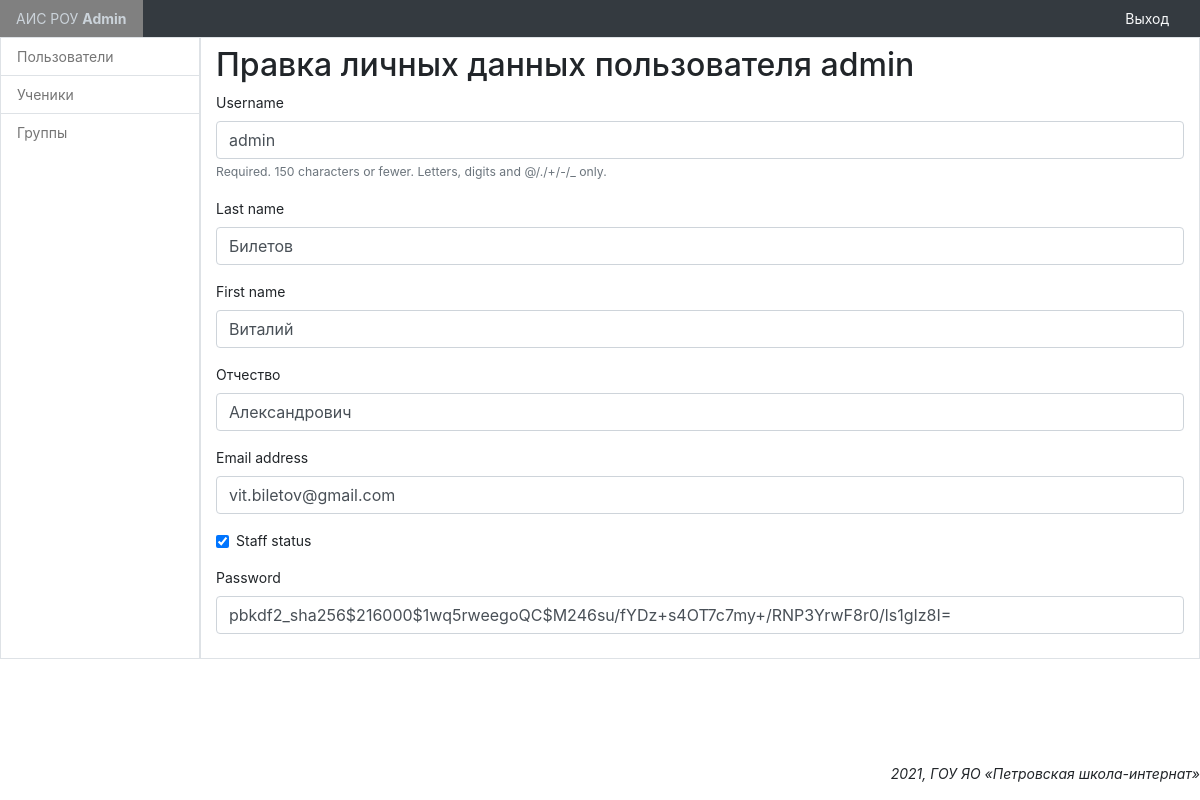
The page /admin_panel/accounts/profile/change/1/ (signed in) on the database its author committed.
### admin_panel/models.py (models this page shows, shortened)
class CustomUser(AbstractUser):
    patronymic = models.CharField(
        'Отчество',
        max_length=50,
        blank=True,
        null=True
    )
    class Meta(AbstractUser.Meta):
        pass

### admin_panel/views.py (the view)
# urls.py: path('accounts/profile/change/<int:id>/', SDChangeUserInfoView.as_view(), name='user_change'),
class SDChangeUserInfoView(SuccessMessageMixin, LoginRequiredMixin, UpdateView):
    model = CustomUser
    template_name = 'admin_panel/change_user_info.html'
    form_class = ChangeUserInfoForm
    success_url = reverse_lazy('admin_panel:users')
    success_message = 'Данные сохранены'
    def get_object(self, queryset=None):
        if not queryset:
            queryset = self.get_queryset()
        return get_object_or_404(queryset, pk=self.kwargs['id'])

### admin_panel/forms.py
class ChangeUserInfoForm(forms.ModelForm):
    class Meta:
        model = CustomUser
        fields = ('username', 'last_name', 'first_name',
                  'patronymic', 'email', 'is_staff', 'password',)

### templates/admin_panel/change_user_info.html (shortened to what this page needs)
{% extends 'layout/base_admin.html' %}
{% load bootstrap4 %}
{% block content %}
    <h2>Правка личных данных пользователя {{ customuser.username }}</h2>
    <form method="post">
        {% bootstrap_form form layout='horizontal' %}
    </form>
{% endblock %}

### static/admin_panel/css/dashboard.css (style rules this page uses)
body { font-size: .875rem; }

### rows shown on the page
CustomUser: username "admin", last_name "Билетов", first_name "Виталий", patronymic "Александрович", email "vit.biletov@gmail.com", is_staff "☑", password "pbkdf2_sha256$216000$1wq5rweegoQC$M246su/fYDz+s4OT7c7my+/RNP3YrwF8r0/ls1gIz8I="
